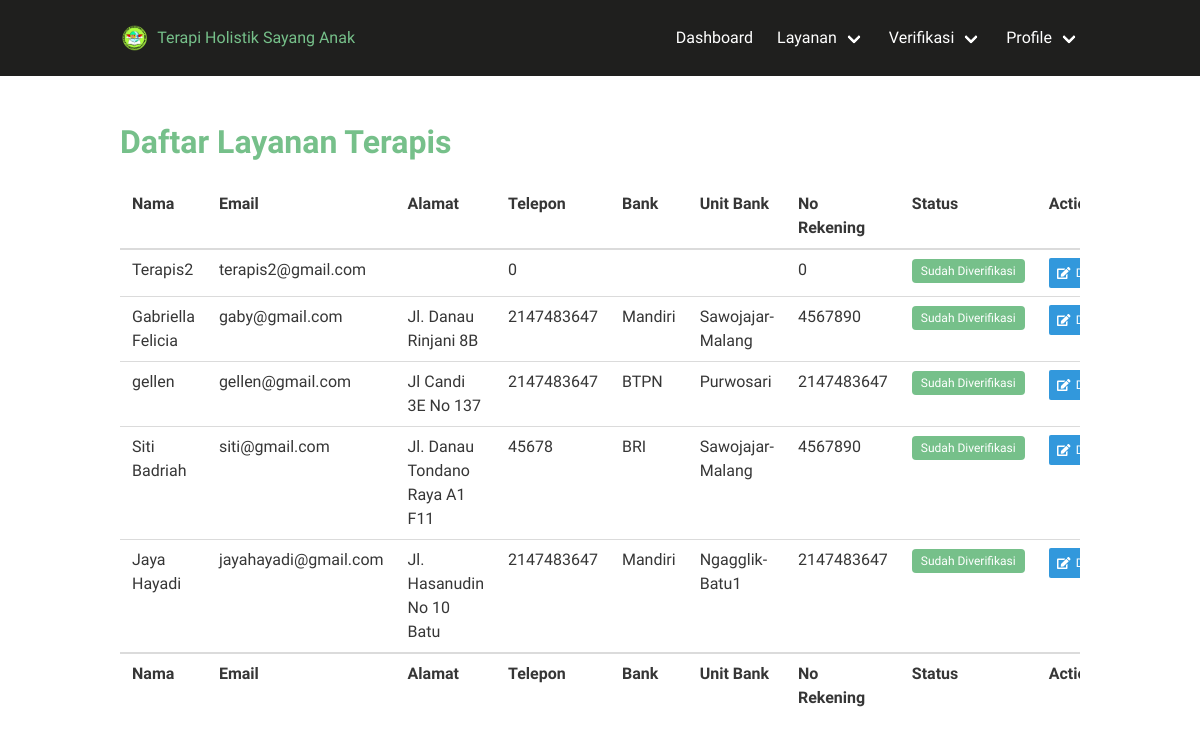
Page /index.php/detaillayanan/listDetailLayanan (signed in) on the committed database.
### tables this page shows
CREATE TABLE `user` (
  `id_user` int(11) NOT NULL AUTO_INCREMENT,
  `nama` varchar(50) NOT NULL,
  `email` varchar(50) NOT NULL,
  `password` varchar(500) NOT NULL,
  `hak_akses` varchar(20) NOT NULL,
  PRIMARY KEY (`id_user`),
  UNIQUE KEY `email` (`email`)
);

CREATE TABLE `terapis` (
  `id_terapis` int(11) NOT NULL AUTO_INCREMENT,
  `id_user` int(11) NOT NULL,
  `alamat` varchar(50) NOT NULL,
  `telepon` int(11) NOT NULL,
  `bank` varchar(30) NOT NULL,
  `unit_bank` varchar(30) NOT NULL,
  `no_rekening` int(11) NOT NULL,
  `ktp` varchar(50) NOT NULL,
  `selfie_ktp` varchar(50) NOT NULL,
  `profile` varchar(50) NOT NULL,
  `status` varchar(20) NOT NULL,
  PRIMARY KEY (`id_terapis`),
  KEY `IdUser2` (`id_user`),
  CONSTRAINT `IdUser2` FOREIGN KEY (`id_user`) REFERENCES `user` (`id_user`)
);

### application/controllers/DetailLayanan.php (called while the page is built, shortened)
<?php
class DetailLayanan extends CI_Controller
{
    function __construct()
    {
        $this->load->model('Detail_layanan_model');
    }
    function listDetailLayanan()
    {
        $data['nama']       = $_SESSION['nama'];
        $data['hak_akses']  = $_SESSION['hak_akses'];
        $data['id_user']    = $_SESSION['id_user'];
        $data['email']      = $_SESSION['email'];
        $data['detail'] = $this->Detail_layanan_model->get_all_terapis();
        $data['_view'] = 'layanan/list_layanan_admin';
        $this->load->view('templates/pure/header');
        $this->load->view('layouts/bulma-dashboard/main', $data);
        $this->load->view('templates/pure/footer');
    }
    }

### index.php (called while the page is built, shortened)
<?php
require_once BASEPATH.'core/CodeIgniter.php';

### application/models/Detail_layanan_model.php (called while the page is built, shortened)
<?php
class Detail_layanan_model extends CI_Model{
	function get_all_terapis()
    {
        $this->db->order_by('id_terapis', 'desc');
        $this->db->where('status','1');
        return $this->db->get('terapis')->result_array();
    }
}

### application/views/layanan/list_layanan_admin.php (the view, shortened to what this page needs)
<h1 class="title has-text-success font-family-philosopher">Daftar Layanan Terapis</h1>
<div class="table-container">
    <table class="table is-fullwidth">
        <thead>
            <tr>
                <th>Nama</th>
                <th>Email</th>
                <th>Alamat</th>
                <th>Telepon</th>
                <th>Bank</th>
                <th>Unit Bank</th>
                <th>No Rekening</th>
                <th>Status</th>
                <th>Actions</th>
            </tr>
        </thead>
        <tfoot>
            <tr>
                <th>Nama</th>
                <th>Email</th>
                <th>Alamat</th>
                <th>Telepon</th>
                <th>Bank</th>
                <th>Unit Bank</th>
                <th>No Rekening</th>
                <th>Status</th>
                <th>Actions</th>
            </tr>
        </tfoot>
        <tbody>
            <?php foreach ($detail as $t) {
                $status = $t['status'];
                $id_userTerapis = $t['id_user'];
                $sql = "SELECT * FROM user WHERE id_user=$id_userTerapis";
                $query = $this->db->query($sql);
                if ($query->num_rows() > 0) {
                    foreach ($query->result() as $row) {
                        $namaTerapis  = $row->nama;
                        $emailTerapis = $row->email;
            ?>
                        <tr>
                            <td><?php echo $namaTerapis ?></td>
                            <td><?php echo $emailTerapis; ?></td>
                            <td><?php echo $t['alamat']; ?></td>
                            <td><?php echo $t['telepon']; ?></td>
                            <td><?php echo $t['bank']; ?></td>
                            <td><?php echo $t['unit_bank']; ?></td>
                            <td><?php echo $t['no_rekening']; ?></td>
                            <td>
                                <?php
                                if ($status == 0) {
                                    echo "<span class='tag is-danger'>Belum Diverifikasi</span>";
                                } else {
                                    echo "<span class='tag is-success'>Sudah Diverifikasi</span>";
                                }
                                ?>
                            </td>
                            <td>
                                <div class="field is-grouped">
                                    <p class="control">
                                        <a href="<?php echo site_url('DetailLayanan/detail_layanan_admin/' . $t['id_terapis']); ?>" class="button is-info is-small">
                                            <span class="icon">
                                                <i class="fa fa-edit"></i>
                                            </span>
                                            <span>
                                            </span>
                                        </a>
                                    </p>
                                </div>
                            </td>
                        </tr>
            <?php }
                }
            } ?>
        </tbody>
    </table>
</div>

### application/views/layouts/bulma-dashboard/main.php (shortened to what this page needs)
<nav class="navbar is-black py-3" role="navigation" aria-label="main dropdown navigation">
    <div class="container">
        <div class="navbar-brand">
            <a class="navbar-item" href="<?= base_url('Dashboard'); ?>">
                <img src="<?= base_url('assets/img/logo.png'); ?>" /> &nbsp;&nbsp;
                <span class="font-family-philosopher has-text-success">
                    Terapi Holistik Sayang Anak
                </span>
            </a>
        </div>
        <div id="navbar" class="navbar-menu">
            <?php
            if ($hak_akses == "Admin") {
                $sql = "SELECT * FROM admin WHERE id_user=$id_user";
                $query = $this->db->query($sql);
                if ($query->num_rows() > 0) {
                    foreach ($query->result() as $row) {
            ?>
                        <div class="navbar-end">
                            <a class="navbar-item" href="<?php echo site_url('dashboard'); ?>">Dashboard</a>
                            <div class="navbar-item has-dropdown is-hoverable">
                                <a class="navbar-link">Layanan</a>
                            </div>
                            <div class="navbar-item has-dropdown is-hoverable">
                                <a class="navbar-link">Verifikasi</a>
                            </div>
                            <div class="navbar-item has-dropdown is-hoverable">
                                <a class="navbar-link">Profile</a>
                            </div>
                        </div>
                    <?php }
                }
            } ?>
        </div>
    </div>
</nav>
<section class="section">
    <div class="container">
        <?php
        if (isset($_view) && $_view)
            $this->load->view($_view);
        ?>
    </div>
</section>

### rows in the picture
terapis: telepon "0", no_rekening "0"
user: nama "Terapis2", email "terapis2@gmail.com"
terapis: alamat "Jl. Danau Rinjani 8B", telepon "2147483647", bank "Mandiri", unit_bank "Sawojajar-Malang", no_rekening "4567890"
user: nama "Gabriella Felicia", email "gaby@gmail.com"
terapis: alamat "Jl Candi 3E No 137", telepon "2147483647", bank "BTPN", unit_bank "Purwosari", no_rekening "2147483647"
user: nama "gellen", email "gellen@gmail.com"
terapis: alamat "Jl. Danau Tondano Raya A1 F11", telepon "45678", bank "BRI", unit_bank "Sawojajar-Malang", no_rekening "4567890"
user: nama "Siti Badriah", email "siti@gmail.com"
terapis: alamat "Jl. Hasanudin No 10 Batu", telepon "2147483647", bank "Mandiri", unit_bank "Ngagglik-Batu1", no_rekening "2147483647"
user: nama "Jaya Hayadi", email "jayahayadi@gmail.com"
